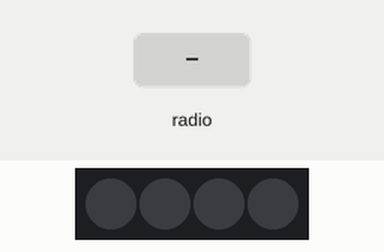
Bench run of a program on a simulated BBC micro:bit (MakeCode). Shown: 4 RGB LEDs in strip order, left to right. The test bench sets the inputs (shaded band). Dim RGB values are drawn brighter than linear.

Above: at 1.2 s.
1.3 s: radio message "1" arrives
At 1.8 s:
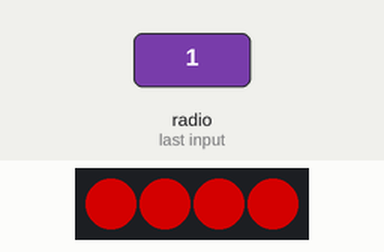
2.8 s: radio message "2" arrives
At 4.0 s:
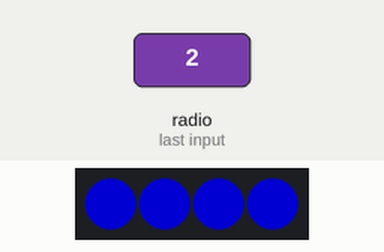
4.3 s: radio message "3" arrives
At 5.3 s:
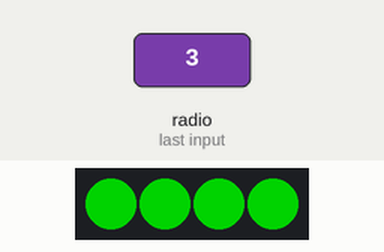
5.8 s: radio message "4" arrives
At 6.4 s:
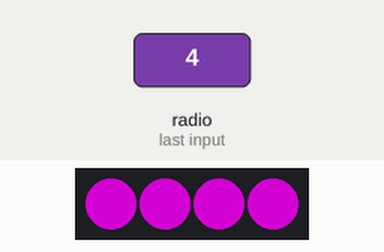
Timing chart, 0 to 8.3 s (numbered marks = the images above; inputs shaded):
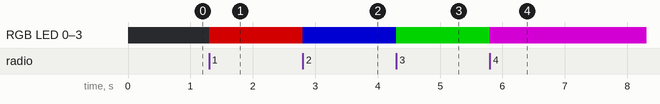

The program:

main.ts
```typescript
radio.onReceivedNumber(function (receivedNumber) {
    if (receivedNumber == 1) {
        strip.showColor(neopixel.colors(NeoPixelColors.Red))
    }
    if (receivedNumber == 2) {
        strip.showColor(neopixel.colors(NeoPixelColors.Blue))
    }
    if (receivedNumber == 3) {
        strip.showColor(neopixel.colors(NeoPixelColors.Green))
    }
    if (receivedNumber == 4) {
        strip.showColor(neopixel.colors(NeoPixelColors.Purple))
    }
})
let strip: neopixel.Strip = null
radio.setGroup(95)
strip = neopixel.create(DigitalPin.P15, 4, NeoPixelMode.RGB)
```

test.ts
```typescript
// aquí va el archivo "tests"; esto no se compilará cuando este paquete se utilice como una extensión.
```

Measured:
- after the input at 1.3 s, RGB LED 0–3: off → RGB(127, 0, 0) at once
- after the input at 2.8 s, RGB LED 0–3: RGB(127, 0, 0) → RGB(0, 0, 127) at once
- after the input at 4.3 s, RGB LED 0–3: RGB(0, 0, 127) → RGB(0, 127, 0) at once
- after the input at 5.8 s, RGB LED 0–3: RGB(0, 127, 0) → RGB(127, 0, 127) at once
